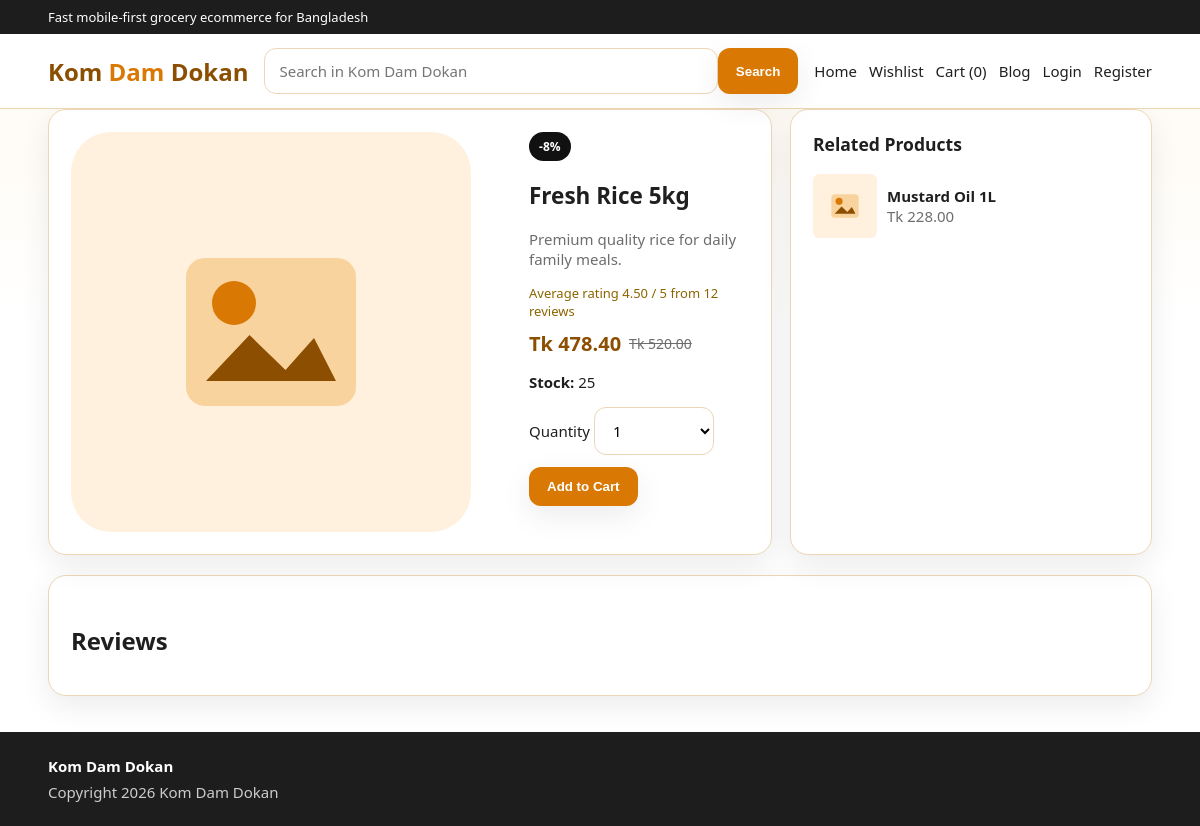
Screenshot of /product.php?id=1 with the database file from the repository.
### tables this page shows
CREATE TABLE IF NOT EXISTS products (
    id INT AUTO_INCREMENT PRIMARY KEY,
    cat_id INT NOT NULL,
    brand_id INT NULL,
    name VARCHAR(190) NOT NULL,
    slug VARCHAR(220) NOT NULL UNIQUE,
    description TEXT NULL,
    price DECIMAL(10,2) NOT NULL DEFAULT 0,
    discount_percent DECIMAL(5,2) NOT NULL DEFAULT 0,
    stock INT NOT NULL DEFAULT 0,
    image VARCHAR(255) NULL,
    gallery TEXT NULL,
    rating_avg DECIMAL(3,2) NOT NULL DEFAULT 0,
    rating_count INT NOT NULL DEFAULT 0,
    status TINYINT(1) NOT NULL DEFAULT 1,
    created_at DATETIME NOT NULL DEFAULT CURRENT_TIMESTAMP
);

### includes/functions.php (called while the page is built, shortened)
<?php
function app_config(): array
{
    static $config;
    if ($config === null) {
        $configFile = __DIR__ . '/config.php';
        $config = require $configFile;
    }
    return $config;
}
function db(): PDO
{
    static $pdo;
    if ($pdo instanceof PDO) {
        return $pdo;
    }
    $config = app_config()['db'];
    $dsn = sprintf(
        'mysql:host=%s;port=%s;dbname=%s;charset=%s',
        $config['host'],
        $config['port'],
        $config['database'],
        $config['charset']
    );
    $pdo = new PDO($dsn, $config['username'], $config['password'], [
        PDO::ATTR_ERRMODE => PDO::ERRMODE_EXCEPTION,
        PDO::ATTR_DEFAULT_FETCH_MODE => PDO::FETCH_ASSOC,
        PDO::ATTR_EMULATE_PREPARES => false,
    ]);
    return $pdo;
}
function e(?string $value): string
{
    return htmlspecialchars((string) $value, ENT_QUOTES, 'UTF-8');
}
function base_url(string $path = ''): string
{
    $url = '';
    $configuredUrl = trim((string) (app_config()['app']['url'] ?? ''));
    if ($configuredUrl !== '') {
        $currentHost = $_SERVER['HTTP_HOST'] ?? '';
        $configuredHost = parse_url($configuredUrl, PHP_URL_HOST) ?: '';
        $configuredPort = parse_url($configuredUrl, PHP_URL_PORT);
        $currentPort = null;
        $currentHostOnly = preg_replace('/:\d+$/', '', $currentHost);
        if ($configuredHost !== '' && strcasecmp($configuredHost, $currentHostOnly) === 0) {
            $defaultCurrentPort = $currentPort === null || in_array($currentPort, [80, 443], true);
            $portsMatch = $configuredPort !== null && $configuredPort === $currentPort;
            $safeWithoutPort = $configuredPort === null && $defaultCurrentPort;
            if ($portsMatch || $safeWithoutPort) {
                $url = rtrim($configuredUrl, '/');
            }
        }
    }
    $path = ltrim($path, '/');
    return $path === '' ? $url : $url . '/' . $path;
}
function product_image(?string $image): string
{
    return base_url('assets/images/placeholder-product.svg');
}
function sale_price(float $price, float $discountPercent): float
{
    return round($price - (($price * $discountPercent) / 100), 2);
}
function money(float $amount): string
{
    return 'Tk ' . number_format($amount, 2);
}
function find_product(int $id): ?array
{
    $stmt = db()->prepare('SELECT p.*, c.name AS category_name, c.slug AS category_slug FROM products p LEFT JOIN categories c ON c.id = p.cat_id WHERE p.id = ? LIMIT 1');
    $stmt->execute([$id]);
    $product = $stmt->fetch();
    return $product ?: null;
}
function related_products(int $catId, int $excludeId): array
{
    $stmt = db()->prepare('SELECT * FROM products WHERE cat_id = ? AND id != ? AND status = 1 ORDER BY created_at DESC LIMIT 4');
    $stmt->execute([$catId, $excludeId]);
    return $stmt->fetchAll();
}

### includes/config.php (called while the page is built, shortened)
<?php
return [
    'app' => [
        'name' => 'Kom Dam Dokan',
        'url' => 'http://localhost/komdamdokan',
        'env' => 'development',
        'debug' => true,
        'timezone' => 'Asia/Dhaka',
        'session_name' => 'kdd_session',
        'remember_cookie' => 'kdd_remember',
        'remember_days' => 30,
    ],
    'db' => [
        'host' => '127.0.0.1',
        'port' => '3306',
        'database' => 'komdamdokan',
        'username' => 'root',
        'password' => '',
        'charset' => 'utf8mb4',
    ],
    'mail' => [
        'host' => 'smtp.gmail.com',
        'port' => 587,
        'username' => 'yourgmail@gmail.com',
        'password' => 'your-app-password',
        'from_email' => 'yourgmail@gmail.com',
        'from_name' => 'Kom Dam Dokan',
        'encryption' => 'tls',
    ],
];

### includes/bootstrap.php (called while the page is built, shortened)
<?php
require_once __DIR__ . '/functions.php';
$config = app_config();

### product.php (the view, shortened to what this page needs)
<?php
require_once __DIR__ . '/includes/bootstrap.php';
$productId = (int) ($_GET['id'] ?? 0);
$product = find_product($productId);
require_once __DIR__ . '/includes/header.php';
$related = related_products((int) $product['cat_id'], $productId);
$sale = sale_price((float) $product['price'], (float) $product['discount_percent']);
?>
<div class="split">
    <section class="card" style="padding:22px">
        <div class="split">
            <div><img src="<?= e(product_image($product['image'])) ?>" alt="<?= e($product['name']) ?>"></div>
            <div>
                <span class="badge">-<?= (float) $product['discount_percent'] ?>%</span>
                <h1><?= e($product['name']) ?></h1>
                <p class="muted"><?= nl2br(e($product['description'])) ?></p>
                <div class="rating">Average rating <?= e((string) $product['rating_avg']) ?> / 5 from <?= (int) $product['rating_count'] ?> reviews</div>
                <div class="price-row"><span class="price-new"><?= e(money($sale)) ?></span><span class="price-old"><?= e(money((float) $product['price'])) ?></span></div>
                <p><strong>Stock:</strong> <?= (int) $product['stock'] ?></p>
                <form method="post" data-cart-action>
                    <label>Quantity</label>
                    <select name="quantity" style="max-width:120px;margin-bottom:12px">
                        <?php for ($i = 1; $i <= 10; $i++): ?><option value="<?= $i ?>"><?= $i ?></option><?php endfor; ?>
                    </select>
                    <button class="btn" type="submit">Add to Cart</button>
                </form>
            </div>
        </div>
    </section>
    <aside class="card" style="padding:22px">
        <h3 style="margin-top:0">Related Products</h3>
        <?php foreach ($related as $item): ?>
            <div style="display:grid;grid-template-columns:64px 1fr;gap:10px;margin-bottom:12px;align-items:center">
                <img src="<?= e(product_image($item['image'])) ?>" alt="<?= e($item['name']) ?>">
                <div>
                    <a href="product.php?id=<?= (int) $item['id'] ?>"><strong><?= e($item['name']) ?></strong></a>
                    <div class="muted"><?= e(money(sale_price((float) $item['price'], (float) $item['discount_percent']))) ?></div>
                </div>
            </div>
        <?php endforeach; ?>
    </aside>
</div>
<section class="card" style="padding:22px;margin-top:20px">
    <div class="section-title"><h2>Reviews</h2></div>
</section>
<?php require_once __DIR__ . '/includes/footer.php'; ?>

### assets/css/style.css (style rules this page uses)
* { box-sizing:border-box }
body { margin:0;font-family:"Segoe UI",Tahoma,sans-serif;background:linear-gradient(180deg,#fff9f0 0%,#fff 320px);color:var(--text);font-size:15px }
a { text-decoration:none;color:inherit }
img { max-width:100%;display:block }
.search-form input,.form-control,textarea,select { width:100%;padding:12px 14px;border:1px solid var(--border);border-radius:12px;background:#fff;font:inherit }
.search-form button,.btn { border:none;background:var(--primary);color:#fff;padding:12px 18px;border-radius:12px;font-weight:700;cursor:pointer;box-shadow:var(--shadow) }
.card,.product-card,.admin-card { background:var(--surface);border:1px solid var(--border);border-radius:18px;box-shadow:var(--shadow) }
.section-title { display:flex;align-items:center;justify-content:space-between;margin:26px 0 16px }
.section-title h2 { margin:0;font-size:24px }
.badge { display:inline-block;padding:6px 10px;border-radius:999px;background:#111;color:#fff;font-size:12px;font-weight:700 }
.muted { color:var(--muted) }
.price-row { display:flex;align-items:center;gap:8px;flex-wrap:wrap;margin:10px 0 }
.price-old { text-decoration:line-through;color:var(--muted);font-size:14px }
.price-new { font-size:20px;font-weight:800;color:var(--primary-dark) }
.rating { font-size:13px;color:#8c6500 }
.split { display:grid;grid-template-columns:2fr 1fr;gap:18px }

### rows the page displays
products: discount_percent "8", name "Fresh Rice 5kg", description "Premium quality rice for daily family meals.", rating_avg "4.50", rating_count "12", money($sale) "Tk 478.40", price "Tk 520.00", stock "25"
products: name "Mustard Oil 1L", price+discount_percent "Tk 228.00"

### other values shown
$cartCount "0"
setting('site_name', 'Kom Dam Dokan') "Kom Dam Dokan"
setting('copyright_text', 'Copyright 2026 Kom Dam Dokan') "Copyright 2026 Kom Dam Dokan"
form field quantity "1"
